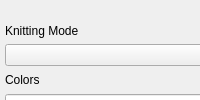
<?xml version="1.0" encoding="UTF-8"?>
<ui version="4.0">
 <class>Options</class>
 <widget class="QWidget" name="options_tab">
  <property name="sizePolicy">
   <sizepolicy hsizetype="MinimumExpanding" vsizetype="MinimumExpanding">
    <horstretch>0</horstretch>
    <verstretch>0</verstretch>
   </sizepolicy>
  </property>
  <attribute name="title">
   <string>Settings</string>
  </attribute>
  <widget class="QWidget" name="verticalLayoutWidget">
   <property name="geometry">
    <rect>
     <x>-1</x>
     <y>-1</y>
     <width>244</width>
     <height>414</height>
    </rect>
   </property>
   <layout class="QVBoxLayout" name="verticalLayout_3">
    <property name="leftMargin">
     <number>6</number>
    </property>
    <property name="topMargin">
     <number>20</number>
    </property>
    <property name="rightMargin">
     <number>12</number>
    </property>
    <property name="bottomMargin">
     <number>20</number>
    </property>
    <property name="spacing">
     <number>2</number>
    </property>
    <item>
     <widget class="QLabel" name="label_4">
      <property name="text">
       <string>Knitting Mode</string>
      </property>
     </widget>
    </item>
    <item>
     <widget class="QComboBox" name="knitting_mode_box">
      <property name="sizePolicy">
       <sizepolicy hsizetype="Preferred" vsizetype="Preferred">
        <horstretch>0</horstretch>
        <verstretch>0</verstretch>
       </sizepolicy>
      </property>
     </widget>
    </item>
    <item>
     <widget class="QLabel" name="label_6">
      <property name="text">
       <string>Colors</string>
      </property>
     </widget>
    </item>
    <item>
     <widget class="QSpinBox" name="color_edit">
      <property name="sizePolicy">
       <sizepolicy hsizetype="Preferred" vsizetype="Preferred">
        <horstretch>0</horstretch>
        <verstretch>0</verstretch>
       </sizepolicy>
      </property>
      <property name="minimum">
       <number>2</number>
      </property>
      <property name="maximum">
       <number>6</number>
      </property>
     </widget>
    </item>
    <item>
     <widget class="QLabel" name="label_5">
      <property name="text">
       <string>Start Row</string>
      </property>
     </widget>
    </item>
    <item>
     <widget class="QSpinBox" name="start_row_edit">
      <property name="sizePolicy">
       <sizepolicy hsizetype="Preferred" vsizetype="Preferred">
        <horstretch>0</horstretch>
        <verstretch>0</verstretch>
       </sizepolicy>
      </property>
      <property name="suffix">
       <string/>
      </property>
      <property name="prefix">
       <string/>
      </property>
      <property name="minimum">
       <number>1</number>
      </property>
      <property name="maximum">
       <number>99999</number>
      </property>
     </widget>
    </item>
    <item>
     <widget class="QCheckBox" name="inf_repeat_checkbox">
      <property name="sizePolicy">
       <sizepolicy hsizetype="Preferred" vsizetype="Preferred">
        <horstretch>0</horstretch>
        <verstretch>0</verstretch>
       </sizepolicy>
      </property>
      <property name="text">
       <string>Infinite Repeat</string>
      </property>
     </widget>
    </item>
    <item>
     <widget class="QGroupBox" name="gbox_startneedle">
      <property name="minimumSize">
       <size>
        <width>224</width>
        <height>52</height>
       </size>
      </property>
      <property name="flat">
       <bool>True</bool>
      </property>
      <property name="title">
       <string>Start Needle</string>
      </property>
      <widget class="QComboBox" name="start_needle_color">
       <property name="geometry">
        <rect>
         <x>60</x>
         <y>20</y>
         <width>165</width>
         <height>32</height>
        </rect>
       </property>
      </widget>
      <widget class="QSpinBox" name="start_needle_edit">
       <property name="geometry">
        <rect>
         <x>0</x>
         <y>20</y>
         <width>60</width>
         <height>32</height>
        </rect>
       </property>
       <property name="prefix">
        <string/>
       </property>
       <property name="minimum">
        <number>1</number>
       </property>
       <property name="maximum">
        <number>100</number>
       </property>
       <property name="value">
        <number>20</number>
       </property>
      </widget>
     </widget>
    </item>
    <item>
     <widget class="QGroupBox" name="gbox_stopneedle">
      <property name="minimumSize">
       <size>
        <width>224</width>
        <height>52</height>
       </size>
      </property>
      <property name="title">
       <string>Stop Needle</string>
      </property>
      <widget class="QComboBox" name="stop_needle_color">
       <property name="geometry">
        <rect>
         <x>60</x>
         <y>20</y>
         <width>165</width>
         <height>32</height>
        </rect>
       </property>
      </widget>
      <widget class="QSpinBox" name="stop_needle_edit">
       <property name="geometry">
        <rect>
         <x>0</x>
         <y>20</y>
         <width>60</width>
         <height>32</height>
        </rect>
       </property>
       <property name="prefix">
        <string/>
       </property>
       <property name="minimum">
        <number>1</number>
       </property>
       <property name="maximum">
        <number>100</number>
       </property>
       <property name="value">
        <number>20</number>
       </property>
      </widget>
     </widget>
    </item>
    <item>
     <widget class="QLabel" name="label_3">
      <property name="text">
       <string>Alignment</string>
      </property>
     </widget>
    </item>
    <item>
     <widget class="QComboBox" name="alignment_combo_box">
      <property name="sizePolicy">
       <sizepolicy hsizetype="Preferred" vsizetype="Preferred">
        <horstretch>0</horstretch>
        <verstretch>0</verstretch>
       </sizepolicy>
      </property>
     </widget>
    </item>
    <item>
     <widget class="QCheckBox" name="auto_mirror_checkbox">
      <property name="sizePolicy">
       <sizepolicy hsizetype="Preferred" vsizetype="Preferred">
        <horstretch>0</horstretch>
        <verstretch>0</verstretch>
       </sizepolicy>
      </property>
      <property name="text">
       <string>Knit Side Image</string>
      </property>
     </widget>
    </item>
    <item>
     <widget class="QCheckBox" name="continuous_reporting_checkbox">
      <property name="text">
       <string>Continuous Status Reporting</string>
      </property>
     </widget>
    </item>
   </layout>
  </widget>
 </widget>
 <resources/>
 <connections/>
</ui>
